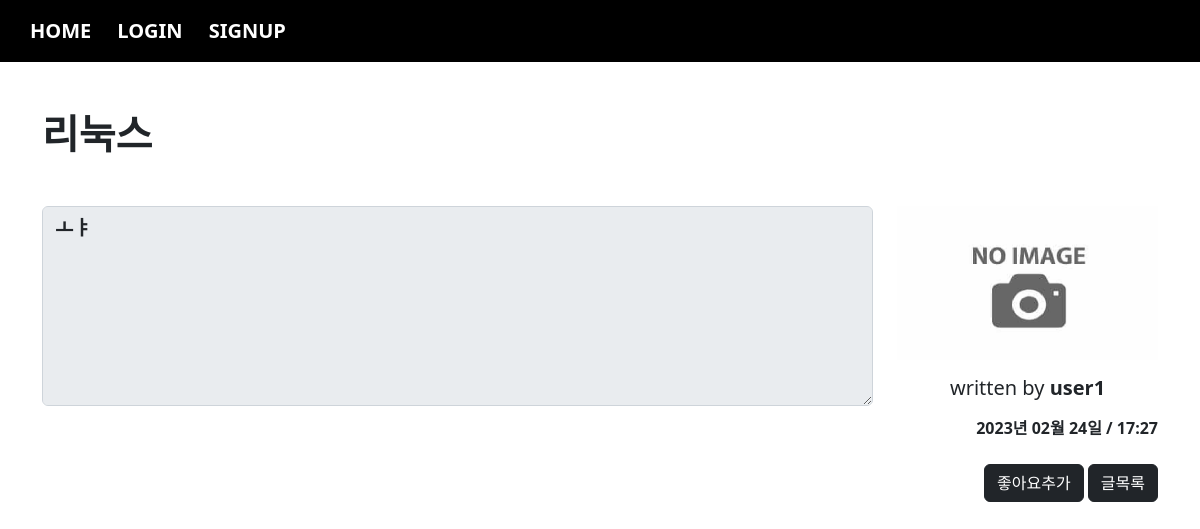
Page /board/detail/13 on the committed database.
### board/models.py (models this page shows, shortened)
class Board(models.Model):
    subject = models.CharField(max_length=100)
    writer = models.ForeignKey(User, on_delete=models.CASCADE, related_name="writer")
    content = models.TextField()
    pubdate = models.DateTimeField(default=timezone.now)
    likey = models.ManyToManyField(User, blank=True, related_name="likey")

### acc/models.py (models this page shows)
class User(AbstractUser):
    pic = models.ImageField(upload_to="usr/%y/%m")
    comment = models.TextField()
    age = models.IntegerField(default=0)
    def getpic(self):
        if self.pic:
            return self.pic.url
        return "/media/noimage.png"

### board/views.py (the view)
# urls.py: path('detail/<bpk>', views.detail, name="detail"),
def detail(request, bpk):
    b = Board.objects.get(id=bpk)
    context = {
        "b" : b
    }
    return render(request, "board/detail.html", context)

### templates/board/detail.html (shortened to what this page needs)
{% extends 'base.html' %}
{% block con %}
    <h1><b>{{ b.subject }}</b></h1>
    <div class="row mt-5">
        <div class="col-sm-9">
            <textarea class="form-control" style="height:200px" disabled>{{ b.content }}</textarea>
        </div>
        <div class="col-sm-3">
            <img src="{{ b.writer.getpic }}" width="100%">
            <div class="text-center mt-3">
                <h5>written by <b>{{ b.writer }}</b></h5>
            </div>
            <div class="text-end mt-3">
                <b>{{ b.pubdate|date:'Y년 m월 d일 / H:i' }}</b>
            </div>
        </div>
    </div>
    <div class="text-end mt-4">
        {% if user in b.likey.all %}
            <a href="{% url 'board:unlikey' b.id %}" class="btn btn-dark">좋아요취소</a>
        {% else %}
            <a href="{% url 'board:likey' b.id %}" class="btn btn-dark">좋아요추가</a>
        {% endif %}
        <a href="{% url 'board:index' %}" class="btn btn-dark">글목록</a>
    </div>
{% endblock %}

### templates/base.html (style rules this page uses)
.form-control { font-weight: bold; font-size: 20px; }

### rows in the picture
Board: subject "리눅스", content "ㅗㅑ", writer "user1", pubdate "2023년 02월 24일 / 17:27"
